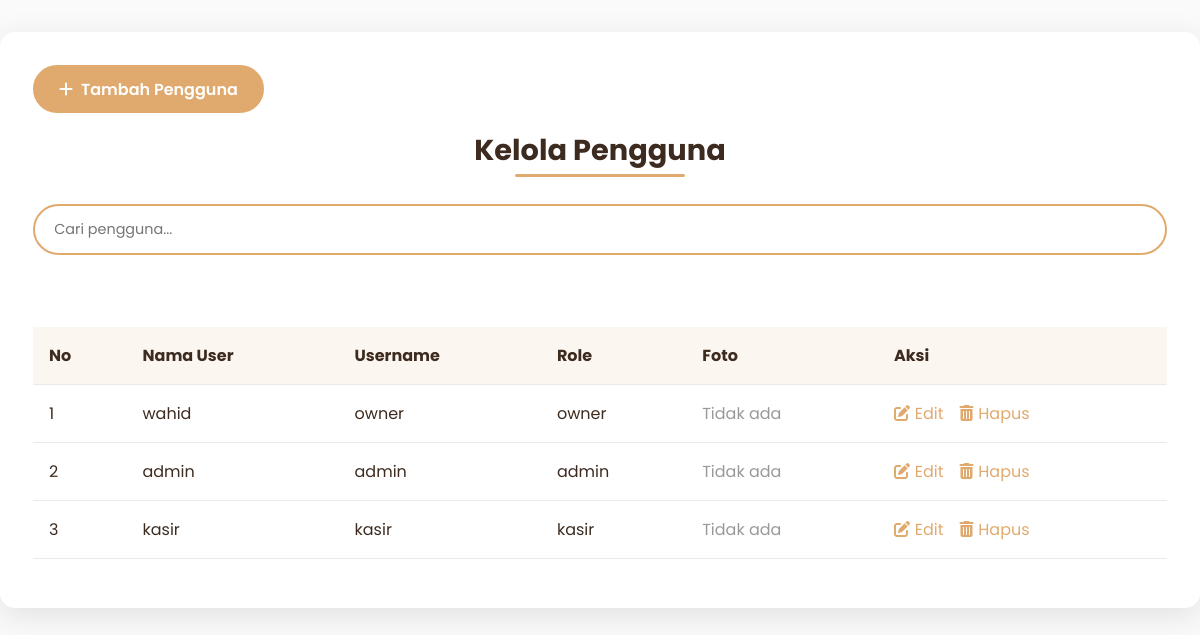
Before: /admin/pengguna/pengguna.php with the older database file.
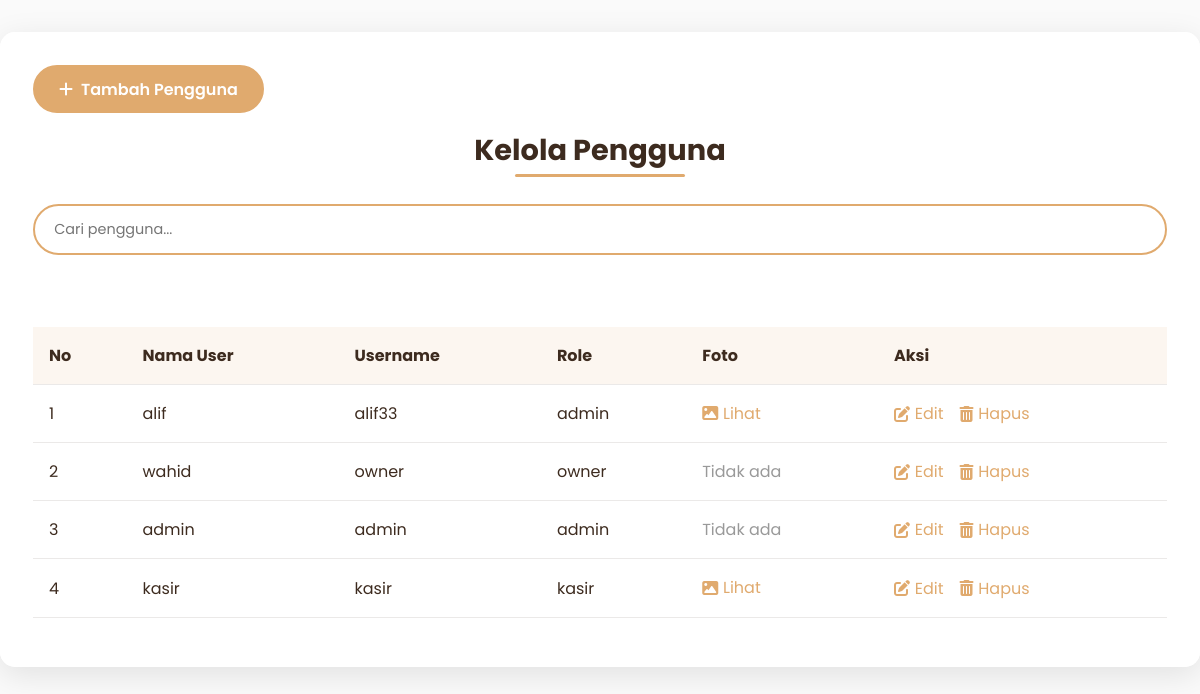
After: the same page with the newer database file.
### tables this page shows
CREATE TABLE `user` (
  `UserID` int(10) NOT NULL,
  `nama_user` varchar(255) DEFAULT NULL,
  `remember_token` varchar(255) NOT NULL,
  `username` varchar(255) DEFAULT NULL,
  `password` varchar(255) DEFAULT NULL,
  `role` enum('admin','kasir','owner') DEFAULT NULL,
  `foto` varchar(255) DEFAULT NULL
);

### admin/pengguna/pengguna.php (the view, shortened to what this page needs)
<?php
$koneksi = new mysqli("localhost", "root", "", "kasir_reddra");
$results_per_page = 5;
$page = isset($_GET['page']) ? (int)$_GET['page'] : 1;
$page = max($page, 1);
$start_from = ($page - 1) * $results_per_page;
$sql = "SELECT * FROM user ORDER BY UserID DESC LIMIT $start_from, $results_per_page";
$result = $koneksi->query($sql);
?>
<!DOCTYPE html>
<html lang="id">
<head>
    <link rel="stylesheet" href="https://cdnjs.cloudflare.com/ajax/libs/font-awesome/6.4.0/css/all.min.css">
    <link rel="stylesheet" href="https://cdn.jsdelivr.net/npm/sweetalert2@11/dist/sweetalert2.min.css">
</head>
<body>
    <div class="glass-panel">
        <div class="header">
            <div class="btn-group">
                <a href="tambah_pengguna.php" class="btn btn-primary">
                    <i class="fas fa-plus"></i> Tambah Pengguna
                </a>
            </div>
            <div class="title-wrapper">
                <h2 class="page-title">Kelola Pengguna</h2>
            </div>
            <div class="search-box">
                <input type="text" class="search-input" placeholder="Cari pengguna..." id="searchInput">
            </div>
        </div>
        <div class="table-container">
            <table class="data-table">
                <thead>
                    <tr>
                        <th>No</th>
                        <th>Nama User</th>
                        <th>Username</th>
                        <th>Role</th>
                        <th>Foto</th>
                        <th>Aksi</th>
                    </tr>
                </thead>
                <tbody id="tableBody">
                    <?php if ($result->num_rows > 0): ?>
                    <?php $no = 1 + (($page - 1) * $results_per_page); ?>
                    <?php while ($row = $result->fetch_assoc()): ?>
                    <tr>
                        <td><?= $no++ ?></td>
                        <td><?= htmlspecialchars($row['nama_user']) ?></td>
                        <td><?= htmlspecialchars($row['username']) ?></td>
                        <td><?= htmlspecialchars($row['role']) ?></td>
                        <td>
                            <?php if (!empty($row['foto'])):
                                        $imagePath = $row['foto'];
                                    ?>
                            <a href="#" class="action-link" onclick="showPopup('<?= $imagePath ?>'); return false;">
                                <i class="fas fa-image"></i> Lihat
                            </a>
                            <?php else: ?>
                            <span style="color: #999;">Tidak ada</span>
                            <?php endif; ?>
                        </td>
                        <td>
                            <div class="action-links">
                                <a href="edit_pengguna.php?id=<?= $row['UserID'] ?>" class="action-link">
                                    <i class="fas fa-edit"></i> Edit
                                </a>
                                <a href="hapus_pengguna.php?id=<?= $row['UserID'] ?>" class="action-link delete-btn"
                                    data-id="<?= $row['UserID'] ?>">
                                    <i class="fas fa-trash-alt"></i> Hapus
                                </a>
                            </div>
                        </td>
                    </tr>
                    <?php endwhile; ?>
                    <?php else: ?>
                    <tr>
                        <td colspan="6" style="text-align: center; padding: 2rem;">Tidak ada data pengguna</td>
                    </tr>
                    <?php endif; ?>
                </tbody>
            </table>
        </div>
    </div>
</body>
</html>

Changed rows visible on the page:
added user: nama_user "alif", username "alif33", role "admin"
changed user "kasir": foto "Tidak ada" → "Lihat"
